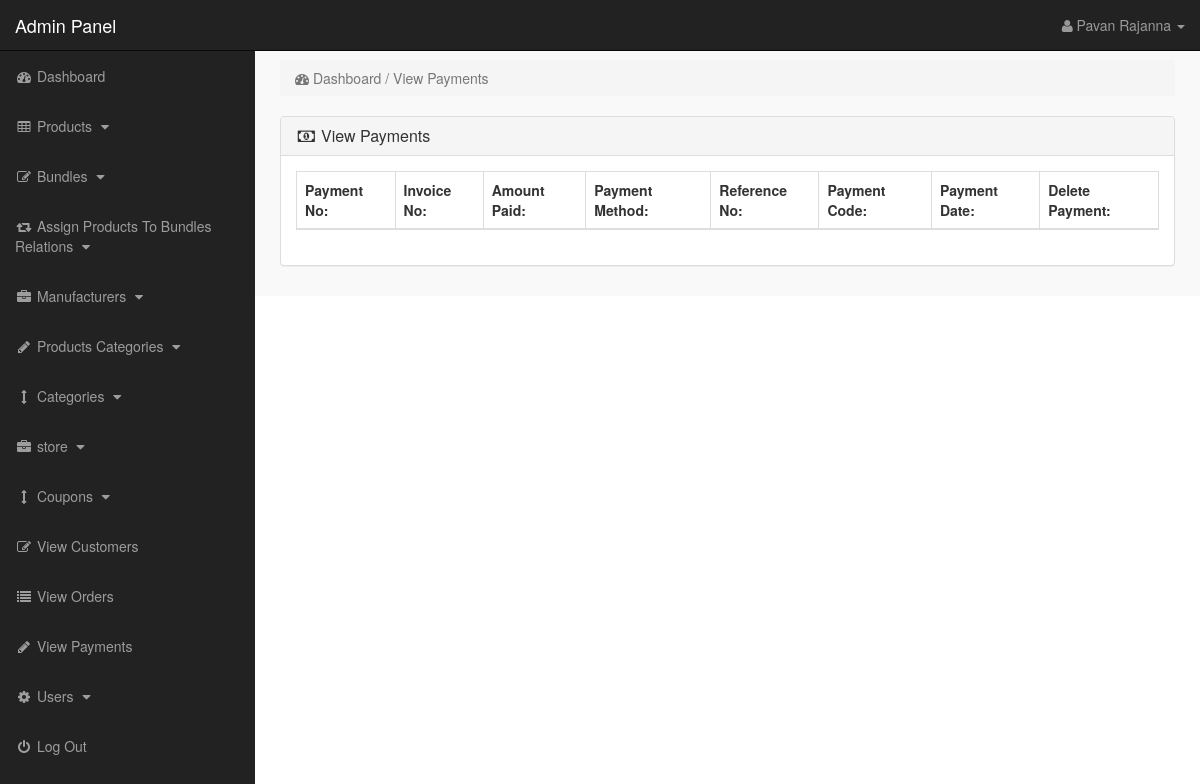
Page /admin_area/index.php?view_payments (signed in) on the earlier database version.
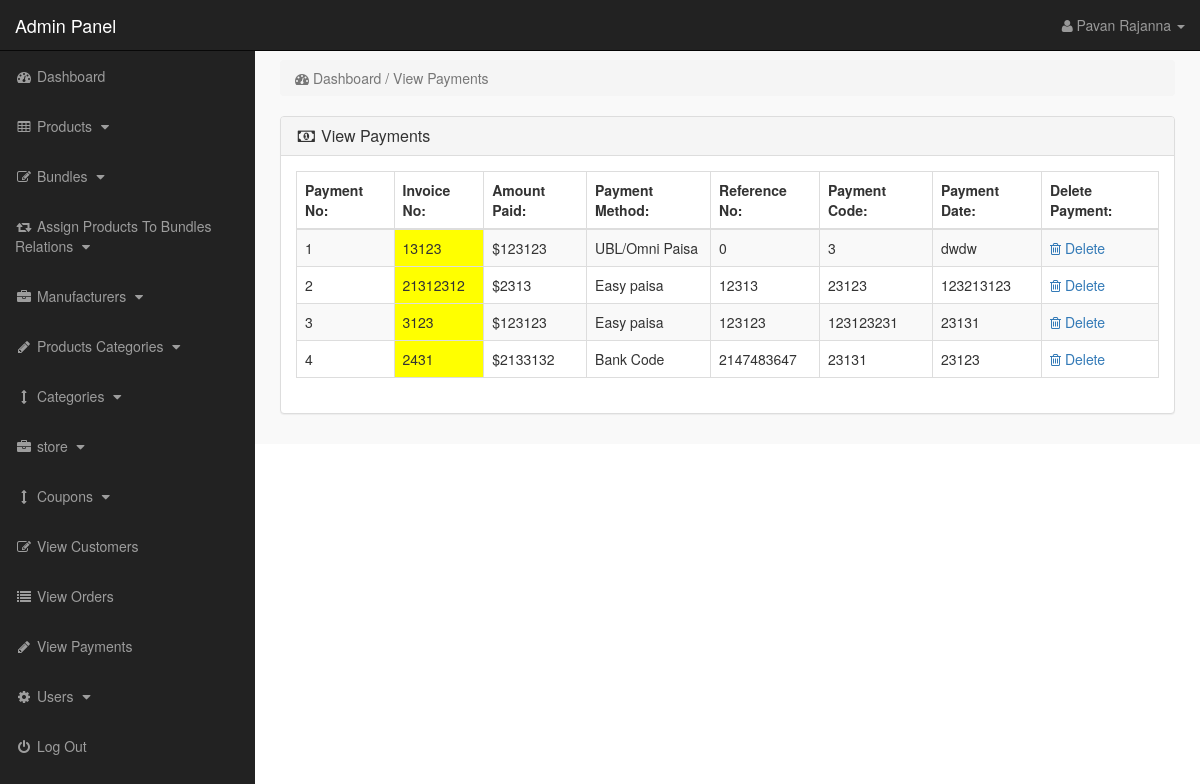
Same page on the later database version.
### tables this page shows
CREATE TABLE `payments` (
  `payment_id` int(10) NOT NULL,
  `invoice_no` int(10) NOT NULL,
  `amount` int(10) NOT NULL,
  `payment_mode` text NOT NULL,
  `ref_no` int(10) NOT NULL,
  `code` int(10) NOT NULL,
  `payment_date` text NOT NULL
);

### admin_area/view_payments.php (the view)
<?php
if(!isset($_SESSION['admin_email'])){
echo "<script>window.open('login.php','_self')</script>";
}
else {
?>
<div class="row">
<div class="col-lg-12">
<ol class="breadcrumb">
<li class="active">
<i class="fa fa-dashboard"></i> Dashboard / View Payments
</li>
</ol>
</div>
</div>
<div class="row">
<div class="col-lg-12">
<div class="panel panel-default">
<div class="panel-heading">
<h3 class="panel-title">
<i class="fa fa-money fa-fw"> </i> View Payments
</h3>
</div>
<div class="panel-body">
<div class="table-responsive">
<table class="table table-hover table-bordered table-striped">
<thead>
<tr>
<th>Payment No:</th>
<th>Invoice No:</th>
<th>Amount Paid:</th>
<th>Payment Method:</th>
<th>Reference No:</th>
<th>Payment Code:</th>
<th>Payment Date:</th>
<th>Delete Payment:</th>
</tr>
</thead>
<tbody>
<?php
$i = 0;
$get_payments = "select * from payments";
$run_payments = mysqli_query($con,$get_payments);
while($row_payments = mysqli_fetch_array($run_payments)){
$payment_id = $row_payments['payment_id'];
$invoice_no = $row_payments['invoice_no'];
$amount = $row_payments['amount'];
$payment_mode = $row_payments['payment_mode'];
$ref_no = $row_payments['ref_no'];
$code = $row_payments['code'];
$payment_date = $row_payments['payment_date'];
$i++;
?>
<tr>
<td><?php echo $i; ?></td>
<td bgcolor="yellow" ><?php echo $invoice_no; ?></td>
<td>$<?php echo $amount; ?></td>
<td><?php echo $payment_mode; ?></td>
<td><?php echo $ref_no; ?></td>
<td><?php echo $code; ?></td>
<td><?php echo $payment_date; ?></td>
<td>
<a href="index.php?payment_delete=<?php echo $payment_id; ?>" >
<i class="fa fa-trash-o" ></i> Delete
</a>
</td>
</tr>
<?php } ?>
</tbody>
</table>
</div>
</div>
</div>
</div>
</div>
<?php } ?>

### admin_area/index.php (shortened to what this page needs)
<?php
include("includes/db.php");
if(!isset($_SESSION['admin_email'])){
echo "<script>window.open('login.php','_self')</script>";
}
else {
?>
<?php
$admin_session = $_SESSION['admin_email'];
$get_admin = "select * from admins  where admin_email='$admin_session'";
$run_admin = mysqli_query($con,$get_admin);
$row_admin = mysqli_fetch_array($run_admin);
$admin_name = $row_admin['admin_name'];
?>
<!DOCTYPE html>
<html>
<head>
<link href="css/bootstrap.min.css" rel="stylesheet">
<link href="css/style.css" rel="stylesheet">
<link href="font-awesome/css/font-awesome.min.css" rel="stylesheet" >
</head>
<body>
<div id="wrapper">
<?php include("includes/sidebar.php");  ?>
<div id="page-wrapper">
<div class="container-fluid">
<?php
if(isset($_GET['view_payments'])){
include("view_payments.php");
}
?>
</div>
</div>
</div>
</body>
</html>
<?php } ?>

### admin_area/includes/sidebar.php (shortened to what this page needs)
<?php
if(!isset($_SESSION['admin_email'])){
echo "<script>window.open('login.php','_self')</script>";
}
else {
?>
<nav class="navbar navbar-inverse navbar-fixed-top" >
<div class="navbar-header" >
<a class="navbar-brand" href="index.php?dashboard" >Admin Panel</a>
</div>
<ul class="nav navbar-right top-nav" >
<li class="dropdown" >
<a href="#" class="dropdown-toggle" data-toggle="dropdown" >
<i class="fa fa-user" ></i>
<?php echo $admin_name; ?> <b class="caret" ></b>
</a>
</li>
</ul>
<div class="collapse navbar-collapse navbar-ex1-collapse">
<ul class="nav navbar-nav side-nav">
<li>
<a href="index.php?dashboard">
<i class="fa fa-fw fa-dashboard"></i> Dashboard
</a>
</li>
<li>
<a href="#" data-toggle="collapse" data-target="#products">
<i class="fa fa-fw fa-table"></i> Products
<i class="fa fa-fw fa-caret-down"></i>
</a>
</li>
<li>
<a href="#" data-toggle="collapse" data-target="#bundles">
<i class="fa fa-fw fa-edit"></i> Bundles
<i class="fa fa-fw fa-caret-down"></i>
</a>
</li>
<li>
<a href="#" data-toggle="collapse" data-target="#relations">
<i class="fa fa-fw fa-retweet"></i> Assign Products To Bundles Relations
<i class="fa fa-fw fa-caret-down"></i>
</a>
</li>
<li>
<a href="#" data-toggle="collapse" data-target="#manufacturers">
<i class="fa fa-fw fa-briefcase"></i> Manufacturers
<i class="fa fa-fw fa-caret-down"></i>
</a>
</li>
<li>
<a href="#" data-toggle="collapse" data-target="#p_cat">
<i class="fa fa-fw fa-pencil"></i> Products Categories
<i class="fa fa-fw fa-caret-down"></i>
</a>
</li>
<li>
<a href="#" data-toggle="collapse" data-target="#cat">
<i class="fa fa-fw fa-arrows-v"></i> Categories
<i class="fa fa-fw fa-caret-down"></i>
</a>
</li>
<li>
<a href="#" data-toggle="collapse" data-target="#store">
<i class="fa fa-fw fa-briefcase"></i> store
<i class="fa fa-fw fa-caret-down"></i>
</a>
</li>
<li>
<a href="#" data-toggle="collapse" data-target="#coupons">
<i class="fa fa-fw fa-arrows-v"></i> Coupons
<i class="fa fa-fw fa-caret-down"></i>
</a>
</li>
<li>
<a href="index.php?view_customers">
<i class="fa fa-fw fa-edit"></i> View Customers
</a>
</li>
<li>
<a href="index.php?view_orders">
<i class="fa fa-fw fa-list"></i> View Orders
</a>
</li>
<li>
<a href="index.php?view_payments">
<i class="fa fa-fw fa-pencil"></i> View Payments
</a>
</li>
<li>
<a href="#" data-toggle="collapse" data-target="#users">
<i class="fa fa-fw fa-gear"></i> Users
<i class="fa fa-fw fa-caret-down"></i>
</a>
</li>
<li>
<a href="logout.php">
<i class="fa fa-fw fa-power-off"></i> Log Out
</a>
</li>
</ul>
</div>
</nav>
<?php } ?>

### admin_area/css/style.css (style rules this page uses)
body { margin-top:100px; }
@media (min-width: 768px) { body { margin-top:50px; } }
#wrapper { padding-left:0; }
#page-wrapper { width:100%; padding:0; background-color:#F9F9F9; }
@media (min-width: 768px) { #wrapper { padding-left:255px; } }
@media (min-width: 768px) { #page-wrapper { padding:10px; } }
.top-nav { padding:0 15px; }
.top-nav>li { display:inline-block; float:left; }
.top-nav>li>a { padding-top:15px; padding-bottom:15px; line-height:20px; color:#999; }
@media (min-width: 768px) { .side-nav { position:fixed; top:51px; width:255px; border-radius:0; overflow-y:auto; background-color: #222; bottom:0; overflow-x:hidden; padding-bottom:40px; } }
@media (min-width: 768px) { .side-nav>li>a { width:255px; } }
.panel-body { border-radius:5px; }

Differences in the rows shown:
added payments: invoice_no "13123", amount "123123", payment_mode "UBL/Omni Paisa", ref_no "0", code "3", payment_date "dwdw"
added payments: invoice_no "21312312", amount "2313", payment_mode "Easy paisa", ref_no "12313", code "23123", payment_date "123213123"
added payments: invoice_no "3123", amount "123123", payment_mode "Easy paisa", ref_no "123123", code "123123231", payment_date "23131"
added payments: invoice_no "2431", amount "2133132", payment_mode "Bank Code", ref_no "2147483647", code "23131", payment_date "23123"
